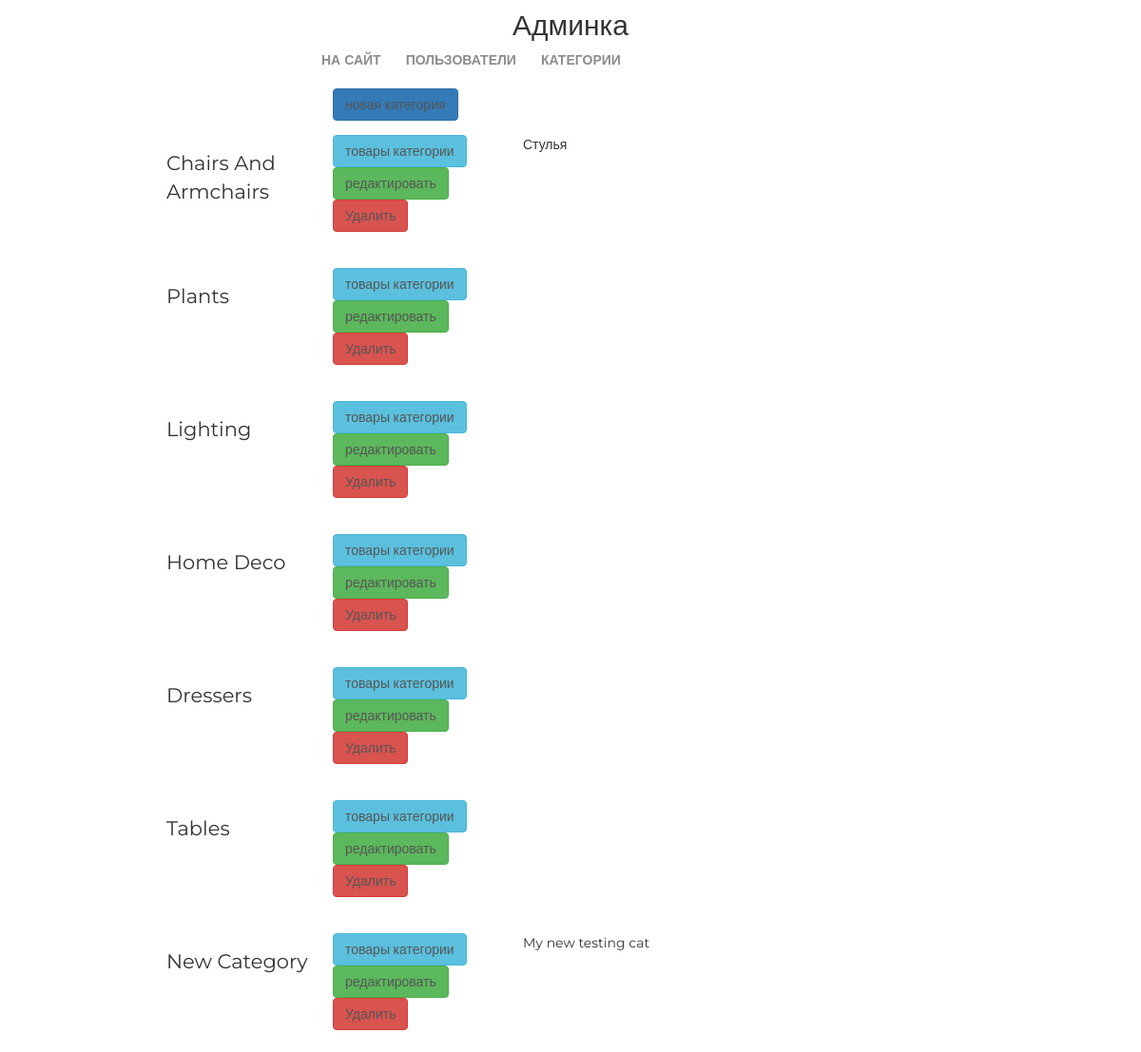
The page /my/admin/category/list/ (signed in) on the database its author committed.
### mainapp/models.py (models this page shows, shortened)
class ProductCategory(models.Model):
    name = models.CharField(verbose_name='имя', max_length=64, unique=True, validators=[  # Добавил валидатор на латиницу
        onlyLatin
    ])
    description = models.TextField(verbose_name='описание', blank=True)
    is_active = models.BooleanField(default=True)

### adminapp/views.py (the view)
# urls.py: path('category/list/', adminapp.categories, name='categories'),
@user_passes_test(lambda x: x.is_superuser)
def categories(request):
    categories = ProductCategory.objects.all()
    context = {
        'title': 'administration/categories',
        'object_list': categories,
    }
    return render(request, 'adminapp/categories_list.html', context)

### adminapp/templates/adminapp/categories_list.html
{% extends 'adminapp/base.html' %}
{% load static %}
{% block container %}
    <div class="categories_list">
        <a href="{% url 'my_admin:category_create' %}"
           class="btn btn-primary new_category">
            новая категория
        </a>
        {% for object in object_list %}
            <div class="category_record {% if not object.is_active %}not_active{% endif %}">
                <div class="category_name">
                    {{ object.name|title }}
                </div>
                <div class="category_actions">
                    <a href="{% url 'my_admin:category_products' object.pk %}"
                       class="btn btn-info">
                        товары категории
                    </a>
                    <a href="{% url 'my_admin:category_update' object.pk %}"
                       class="btn btn-success">
                        редактировать
                    </a>
                    <a href="{% url 'my_admin:category_delete' object.pk %}"
                       class="btn btn-danger">
                        {% if object.is_active == True %}Удалить
                        {% else %}Восстановить
                        {% endif %}
                    </a>
                </div>
                <div class="category_desc">
                    {{ object.description }}
                </div>
            </div>
        {% endfor %}
    </div>
{% endblock %}

### static/css/style_myadmin.css (style rules this page uses)
* { margin: 0; padding: 0; }
body { font-family: 'Montserrat', sans-serif; }
html, body { height: 100%; }
.categories_list { margin-left: 150px; }
.categories_list .new_category { margin-left: 200px; }
.categories_list a { color: #555; text-decoration: none; }
.category_record { height: 125px; margin: 15px auto; position: relative; }
.categories_list .category_name { display: block; float: left; margin-top: 15px; margin-left: 25px; width: 150px; font-size: 150%; }
.category_record .category_actions { display: block; float: left; margin-top: 0px; margin-left: 25px; width: 175px; }
.category_record .category_desc { display: block; float: left; margin-top: 0px; margin-left: 25px; width: 300px; }

### rows shown on the page
ProductCategory: name "Chairs And Armchairs", is_active "Удалить", description "Стулья"
ProductCategory: name "Plants", is_active "Удалить"
ProductCategory: name "Lighting", is_active "Удалить"
ProductCategory: name "Home Deco", is_active "Удалить"
ProductCategory: name "Dressers", is_active "Удалить"
ProductCategory: name "Tables", is_active "Удалить"
ProductCategory: name "New Category", is_active "Удалить", description "My new testing cat"
